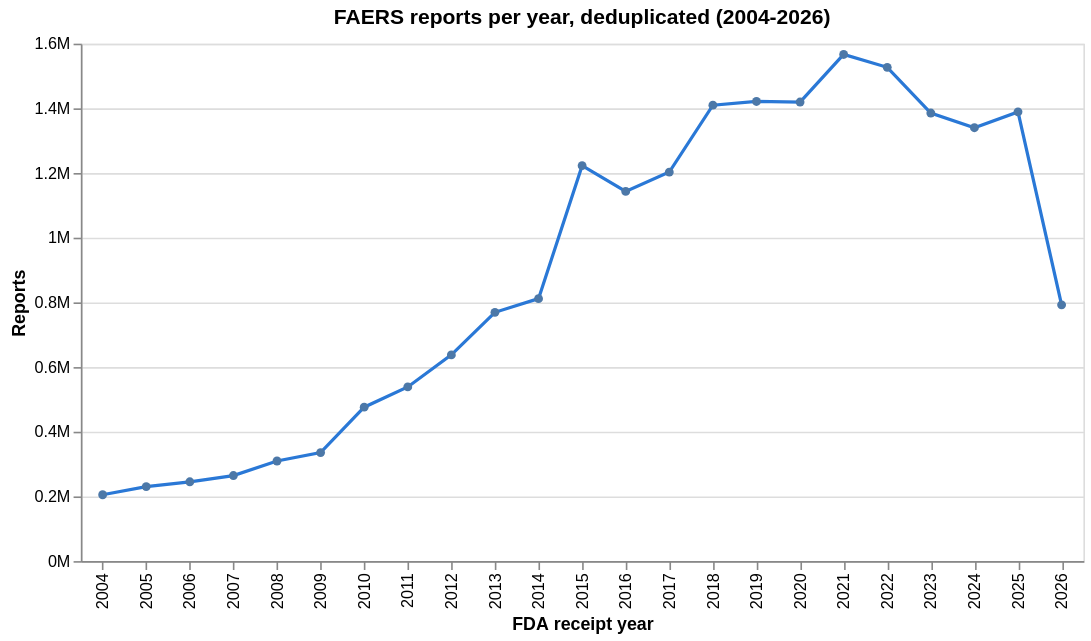

Express this chart as Vega-Lite.
### Vega-Lite specification from a JSON file in a GitHub repository (floating-point values rounded to 4 significant figures)
{"config": {"view": {"continuousWidth": 300, "continuousHeight": 300}}, "data": {"name": "data-c83f9a236c23085d6e7b9ad04df09ea0"}, "mark": {"type": "line", "color": "#2a78d6", "point": true}, "encoding": {"tooltip": [{"field": "year", "type": "ordinal"}, {"field": "reports", "format": ",", "type": "quantitative"}], "x": {"field": "year", "title": "FDA receipt year", "type": "ordinal"}, "y": {"axis": {"format": "~s"}, "field": "reports", "title": "Reports", "type": "quantitative"}}, "height": 320, "title": "FAERS reports per year, deduplicated (2004-2026)", "width": 620, "$schema": "https://vega.github.io/schema/vega-lite/v6.1.0.json", "datasets": {"data-c83f9a236c23085d6e7b9ad04df09ea0": [{"year": 2004, "reports": 205152}, {"year": 2005, "reports": 230440}, {"year": 2006, "reports": 245234}, {"year": 2007, "reports": 264525}, {"year": 2008, "reports": 309536}, {"year": 2009, "reports": 335494}, {"year": 2010, "reports": 475938}, {"year": 2011, "reports": 538531}, {"year": 2012, "reports": 637652}, {"year": 2013, "reports": 769268}, {"year": 2014, "reports": 811492}, {"year": 2015, "reports": 1222769}, {"year": 2016, "reports": 1143196}, {"year": 2017, "reports": 1202915}, {"year": 2018, "reports": 1409767}, {"year": 2019, "reports": 1421252}, {"year": 2020, "reports": 1419546}, {"year": 2021, "reports": 1566609}, {"year": 2022, "reports": 1526834}, {"year": 2023, "reports": 1385487}, {"year": 2024, "reports": 1340061}, {"year": 2025, "reports": 1389118}, {"year": 2026, "reports": 792341}]}}
